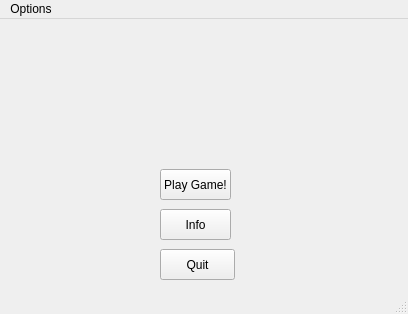
<?xml version="1.0" encoding="UTF-8"?>
<ui version="4.0">
 <class>MainWindow</class>
 <widget class="QMainWindow" name="MainWindow">
  <property name="geometry">
   <rect>
    <x>0</x>
    <y>0</y>
    <width>408</width>
    <height>314</height>
   </rect>
  </property>
  <property name="windowTitle">
   <string>MainWindow</string>
  </property>
  <widget class="QWidget" name="centralWidget">
   <widget class="QPushButton" name="gameButton">
    <property name="geometry">
     <rect>
      <x>160</x>
      <y>150</y>
      <width>71</width>
      <height>31</height>
     </rect>
    </property>
    <property name="text">
     <string>Play Game!</string>
    </property>
   </widget>
   <widget class="QPushButton" name="infoButton">
    <property name="geometry">
     <rect>
      <x>160</x>
      <y>190</y>
      <width>71</width>
      <height>31</height>
     </rect>
    </property>
    <property name="text">
     <string>Info</string>
    </property>
   </widget>
   <widget class="QLabel" name="label">
    <property name="geometry">
     <rect>
      <x>0</x>
      <y>0</y>
      <width>411</width>
      <height>291</height>
     </rect>
    </property>
    <property name="text">
     <string/>
    </property>
    <property name="pixmap">
     <pixmap>../resources/New folder/bomberman-background2.png</pixmap>
    </property>
    <property name="scaledContents">
     <bool>true</bool>
    </property>
   </widget>
   <widget class="QPushButton" name="quitButton">
    <property name="geometry">
     <rect>
      <x>160</x>
      <y>230</y>
      <width>75</width>
      <height>31</height>
     </rect>
    </property>
    <property name="text">
     <string>Quit</string>
    </property>
   </widget>
   <zorder>label</zorder>
   <zorder>gameButton</zorder>
   <zorder>infoButton</zorder>
   <zorder>quitButton</zorder>
  </widget>
  <widget class="QMenuBar" name="menuBar">
   <property name="geometry">
    <rect>
     <x>0</x>
     <y>0</y>
     <width>408</width>
     <height>21</height>
    </rect>
   </property>
   <widget class="QMenu" name="menuOptions">
    <property name="title">
     <string>Options</string>
    </property>
    <addaction name="actionMusic"/>
    <addaction name="actionSFX"/>
   </widget>
   <addaction name="menuOptions"/>
  </widget>
  <widget class="QStatusBar" name="statusBar"/>
  <action name="actionMusic">
   <property name="checkable">
    <bool>true</bool>
   </property>
   <property name="checked">
    <bool>true</bool>
   </property>
   <property name="text">
    <string>Music</string>
   </property>
  </action>
  <action name="actionSFX">
   <property name="checkable">
    <bool>true</bool>
   </property>
   <property name="checked">
    <bool>true</bool>
   </property>
   <property name="text">
    <string>SFX</string>
   </property>
  </action>
 </widget>
 <layoutdefault spacing="6" margin="11"/>
 <resources/>
 <connections/>
</ui>
